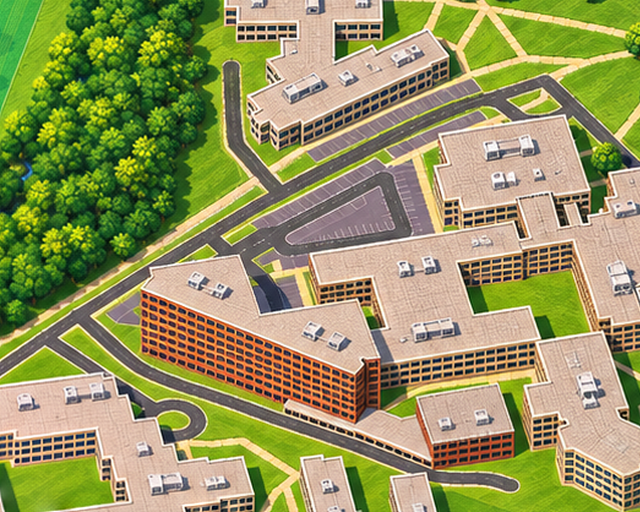
#> input picture art/overlays/ov04_parking_window.png, 640 x 512 px
$ python -i art_overlay.py   (imports and definitions only)
#> lines starting #> are read from the running program, lines starting #| are printed output that depends on the picture
"""Publish-time repaint overlays: small image-model fixes applied on top of the harmonised art.

An overlay is a window of the map (a box in canvas px) that an image model repainted, plus a soft mask saying which
part of the window is used. publish_tiles applies accepted overlays after harmonize_art, so the input the model saw is
exactly what the viewer shows. art/accepted is never changed; removing an entry from art/overlays.json undoes it.

  python3 pipeline/art_overlay.py make <id> --box x0,y0,w,h (--seam v|h [--core 72 --band 150] | --cls parking [--grow 8])
                                           [--send-px 2048] --note "what to change"
      -> art/overlays/<id>_input.png (the window, upscaled to --send-px for the model), <id>_mask.png, and a record.
  python3 pipeline/art_overlay.py qa <id> <returned file>          checks only, writes art/overlays/<id>_qa.png
  python3 pipeline/art_overlay.py accept <id> <returned file> --model M [--provider P] [--generation G] [--force]
  python3 pipeline/art_overlay.py list

Checks on a return (all at window size): aspect, global shift against the input (phase correlation), per-block shift,
drift in the kept area, colour agreement where the mask fades out, and structure agreement inside the mask.
"""
import os, sys, json, argparse, hashlib, shutil, time
import numpy as np
from PIL import Image, ImageFilter, ImageDraw
sys.path.insert(0, os.path.dirname(__file__))
from world import cfg, ROOT, F
from classes import CLS
import harmonize_art as H

DIR = os.path.join(ROOT, 'art', 'overlays')
REC = os.path.join(ROOT, 'art', 'overlays.json')
HARM = os.path.join(ROOT, 'data_cache', 'harmonized')      # written by publish_tiles (harmonised, before overlays)
T = {'colour_sigma': 40.0, 'shift_px': 1.5, 'block_shift_px': 3.0, 'edge_diff': 14.0, 'min_ncc': 0.15}


def load():
    return json.load(open(REC)) if os.path.exists(REC) else {'overlays': []}


def save(d):
    os.makedirs(DIR, exist_ok=True); json.dump(d, open(REC, 'w'), indent=1)


def sha(p):
    return hashlib.sha256(open(p, 'rb').read()).hexdigest()[:12]


def _tiles(box):
    x0, y0, w, h = box
    return [(i, j) for j in range(y0 // F(), (y0 + h - 1) // F() + 1) for i in range(x0 // F(), (x0 + w - 1) // F() + 1)]


# [11 lines left out: function mosaic, not called in this run]


def harmonised(t):
    p = os.path.join(HARM, f'{t}.png')
    return np.asarray(Image.open(p).convert('RGB')) if os.path.exists(p) else None


# [97 lines left out: functions classes, seam_mask, make, check, accept, not called in this run]


def apply(images, verbose=True):
    """images: {tile id: PIL RGB}. Composite every accepted overlay; returns (images, ids applied)."""
    done = []
    arr = {}
    for o in load()['overlays']:
        p, mp = os.path.join(DIR, f'{o["id"]}.png'), os.path.join(DIR, f'{o["id"]}_mask.png')
        if o.get('status') != 'accepted' or not os.path.exists(p): continue
        x0, y0, w, h = o['box']
        ov = np.asarray(Image.open(p).convert('RGB'), np.float32); m = np.asarray(Image.open(mp).convert('L'), np.float32)[..., None] / 255
        for i, j in _tiles(o['box']):
            t = f'{i}_{j}'
            if t not in images: continue
            if t not in arr: arr[t] = np.asarray(images[t].convert('RGB'), np.float32).copy()
            tx, ty = i * F(), j * F()
            ax0, ay0, ax1, ay1 = max(x0, tx), max(y0, ty), min(x0 + w, tx + F()), min(y0 + h, ty + F())
            sl_t = (slice(ay0 - ty, ay1 - ty), slice(ax0 - tx, ax1 - tx)); sl_o = (slice(ay0 - y0, ay1 - y0), slice(ax0 - x0, ax1 - x0))
            arr[t][sl_t] = arr[t][sl_t] * (1 - m[sl_o]) + ov[sl_o] * m[sl_o]
        done.append(o['id'])
    out = dict(images)
    for t, v in arr.items(): out[t] = Image.fromarray(v.round().astype(np.uint8))
    if verbose and done: print(f'overlays: applied {", ".join(done)}')
    return out, done


# [18 lines left out: function main, not called in this run]


# [2 lines not run here, left out]

>>> import cv2
>>> picture = cv2.imread('../art/overlays/ov04_parking_window.png', cv2.IMREAD_GRAYSCALE)
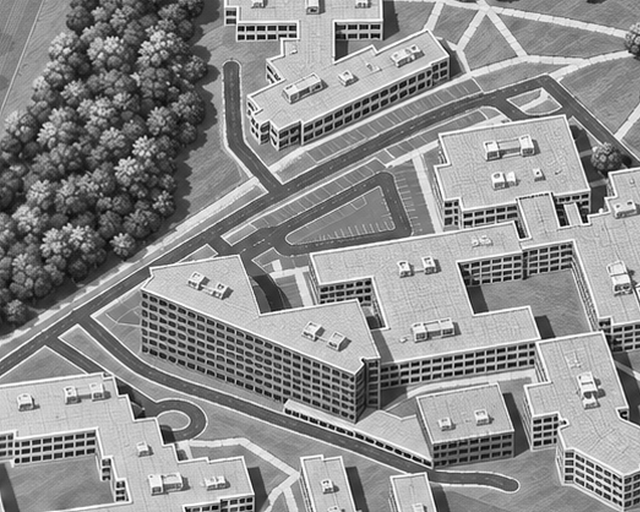
#> picture: shape (512, 640); min 0, max 255, mean 142.6
>>> result = apply(picture)
#> (the run stopped early here; a loop or call above may not have finished)

$ run again, on art/palette_px512-q64s.png
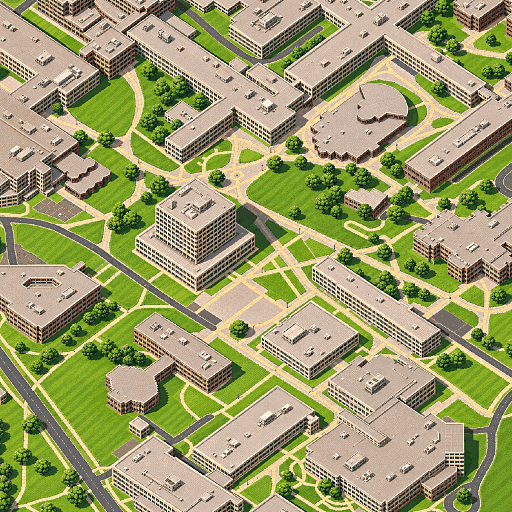
#> input picture art/palette_px512-q64s.png, 512 x 512 px
#> `picture = cv2.imread('../art/overlays/ov04_parking_window.png', cv2.IM..`:
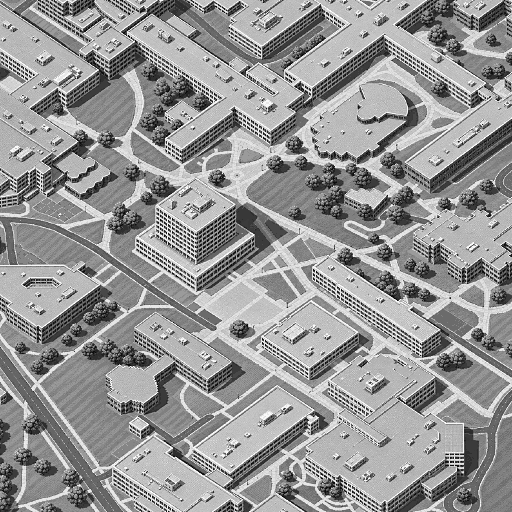
#> picture: shape (512, 512); min 13, max 249, mean 149.9

$ run again, on art/accepted/-1_-1.png
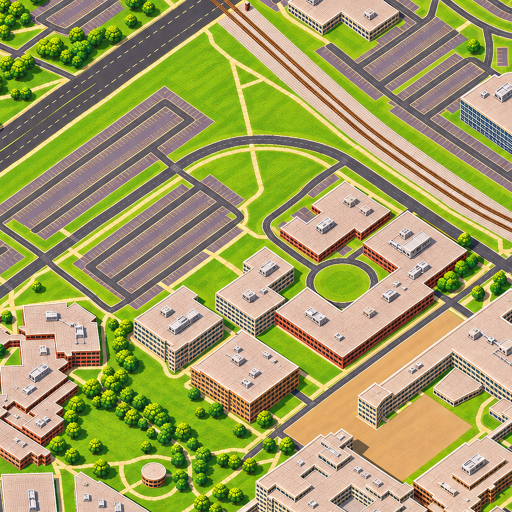
#> input picture art/accepted/-1_-1.png, 1024 x 1024 px (shown at 1/2 size)
#> `picture = cv2.imread('../art/overlays/ov04_parking_window.png', cv2.IM..`:
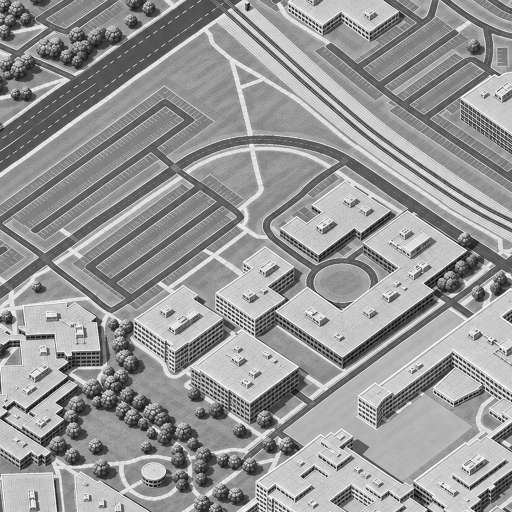
#> picture: shape (1024, 1024) (shown at 1/2 size); min 0, max 255, mean 151.3
